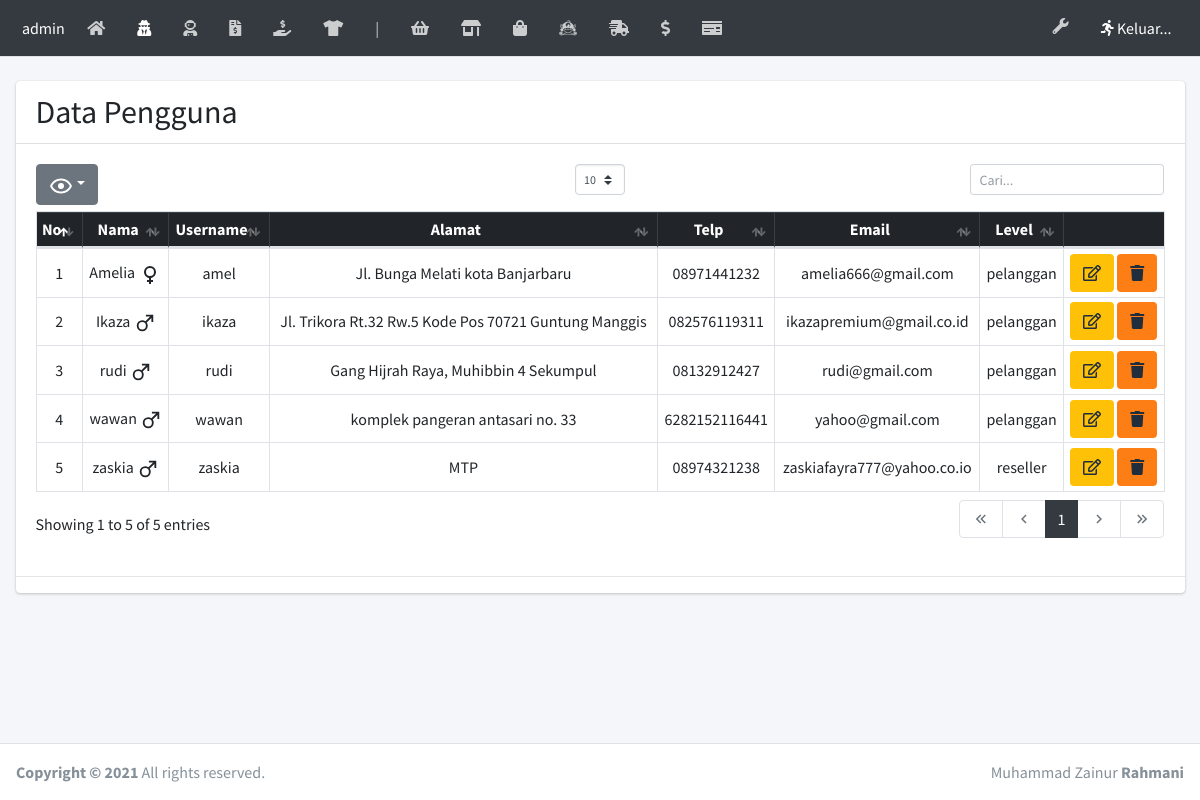
Page /laman/user.php on the committed database.
### tables this page shows
CREATE TABLE `user` (
  `id` int(5) NOT NULL,
  `nama` varchar(100) NOT NULL,
  `username` varchar(80) NOT NULL,
  `password` varchar(80) NOT NULL,
  `alamat` text NOT NULL,
  `telp` varchar(15) NOT NULL,
  `email` varchar(100) NOT NULL,
  `jk` enum('0','1') NOT NULL,
  `level` varchar(20) NOT NULL
);

### laman/user.php (the view)
<?php require('headernya.php');  error_reporting(0); ?>
  <div class="content-wrapper">
    <br>
    <section class="content">
      <div class="container-fluid">
        <div class="row">
          <div class="col-12">
            <div class="card">
              <div class="card-header">
                <h2 style="display:inline;">Data Pengguna</h2>
              </div>
              <div class="card-body">
                <table id="dataTables" class="table table-bordered table-hover table-sm">
                  <thead class="table-dark">
                    <tr class="text-center">
                        <th>No</th>
                        <th>Nama</th>
                        <th>Username</th>
                        <th>Alamat</th>
                        <th>Telp</th>
                        <th>Email</th>
                        <th>Level</th>
                        <th class="hide"></th>
                    </tr>
                  </thead>
                  <tbody>
                    <?php
                      $no = 1;
                      $query = mysqli_query($kon, "SELECT * FROM user WHERE NOT level = 'admin' ORDER BY nama ASC");
                      while($data = mysqli_fetch_array($query)){
                        ?>
                          <tr class="text-center">
                          <td><?= $no++ ?></td>
                          <td><?php
                            if($data['jk'] == 0){
                              echo $data['nama']." <svg style='width:22px;height:22px' viewBox='0 0 24 24'><path fill='currentColor' d='M9,9C10.29,9 11.5,9.41 12.47,10.11L17.58,5H13V3H21V11H19V6.41L13.89,11.5C14.59,12.5 15,13.7 15,15A6,6 0 0,1 9,21A6,6 0 0,1 3,15A6,6 0 0,1 9,9M9,11A4,4 0 0,0 5,15A4,4 0 0,0 9,19A4,4 0 0,0 13,15A4,4 0 0,0 9,11Z' /></svg>";
                            }else if($data['jk'] == 1){
                              echo $data['nama']." <svg style='width:24px;height:24px' viewBox='0 0 24 24'><path fill='currentColor' d='M12,4A6,6 0 0,1 18,10C18,12.97 15.84,15.44 13,15.92V18H15V20H13V22H11V20H9V18H11V15.92C8.16,15.44 6,12.97 6,10A6,6 0 0,1 12,4M12,6A4,4 0 0,0 8,10A4,4 0 0,0 12,14A4,4 0 0,0 16,10A4,4 0 0,0 12,6Z' /></svg>";
                            } ?></td>
                          <td><?= $data['username'] ?></td>
                          <td><?= $data['alamat'] ?></td>
                          <td><?= $data['telp'] ?></td>
                          <td><?= $data['email'] ?></td>
                          <td><?= $data['level'] ?></td>
                          <td>
                            <button class="btn bg-warning" type="button"><a href="user_edit.php?id=<?= $data['id'] ?>" class="text-white"><i class="far fa-edit"></i></a></button>
                            <button class="btn bg-orange" onclick="yakin = confirm('Apakah Kamu yakin ingin Menghapus?'); if(yakin){ window.location = 'hapus.php?id=<?= $data['id'] ?>';
                              }" type="button"><i class="fas fa-trash"></i></button>
                          </td>
                        <?php
                      }
                    ?>
                  </tbody>
                </table>
              </div>
              <hr>
            </div>
          </div>
        </div>
      </div>
    </section>
  </div>
<?php require('footernya.php') ?>

### rows in the picture
user: nama "Amelia", username "amel", alamat "Jl. Bunga Melati kota Banjarbaru", telp "08971441232", email "amelia666@gmail.com", level "pelanggan"
user: nama "Ikaza", username "ikaza", alamat "Jl. Trikora Rt.32 Rw.5 Kode Pos 70721 Guntung Manggis", telp "082576119311", email "ikazapremium@gmail.co.id", level "pelanggan"
user: nama "rudi", username "rudi", alamat "Gang Hijrah Raya, Muhibbin 4 Sekumpul", telp "08132912427", email "rudi@gmail.com", level "pelanggan"
user: nama "wawan", username "wawan", alamat "komplek pangeran antasari no. 33", telp "6282152116441", email "yahoo@gmail.com", level "pelanggan"
user: nama "zaskia", username "zaskia", alamat "MTP", telp "08974321238", email "zaskiafayra777@yahoo.co.io", level "reseller"
